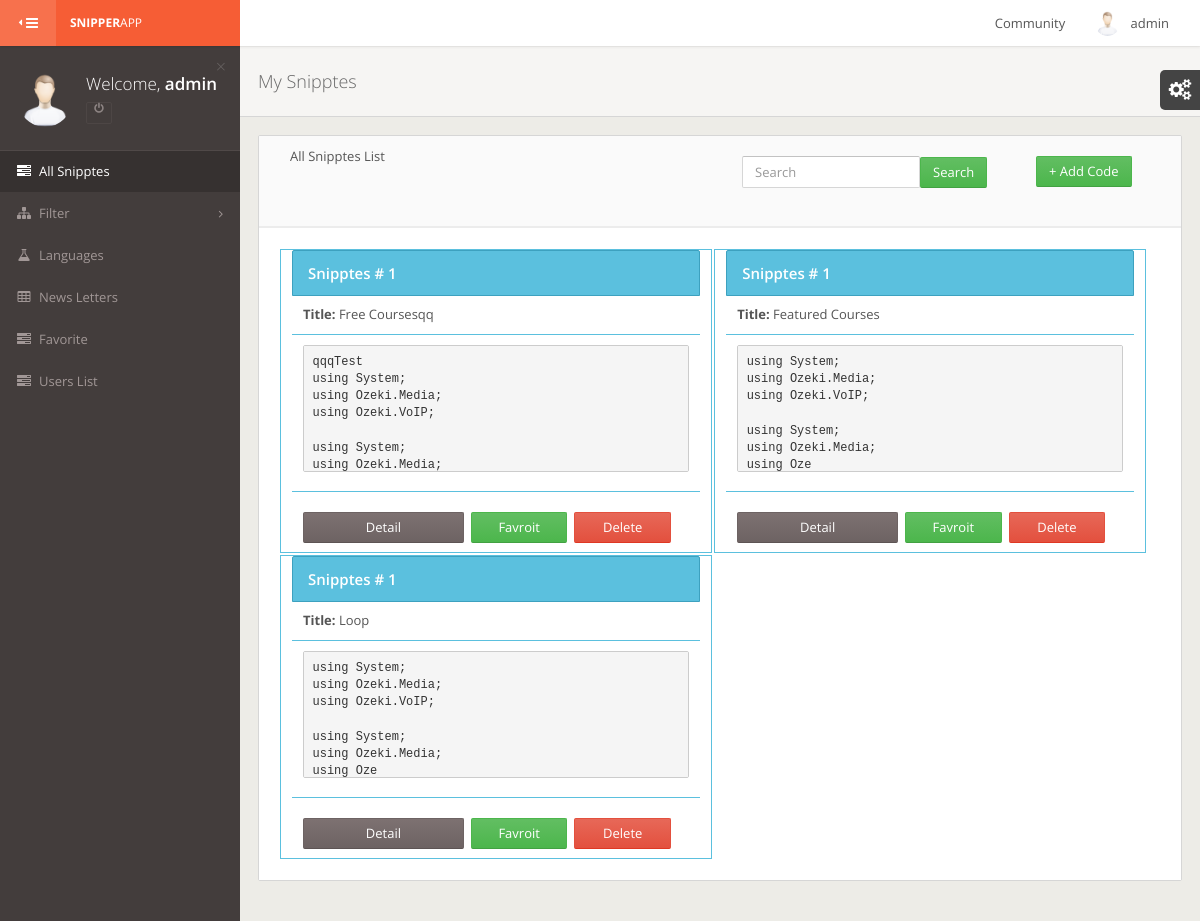
Page /admin/allsnipptes.php (signed in) on the committed database.
### tables this page shows
CREATE TABLE IF NOT EXISTS `uprofile` (
  `id` int(11) NOT NULL auto_increment,
  `fname` varchar(100) NOT NULL,
  `name` varchar(100) NOT NULL,
  `email` varchar(100) NOT NULL,
  `Password` varchar(100) NOT NULL,
  `birthday` varchar(100) NOT NULL,
  `Country` varchar(100) NOT NULL,
  `Location` varchar(100) NOT NULL,
  `contact` text NOT NULL,
  `gender` varchar(10) NOT NULL,
  `photo` text NOT NULL,
  `status` varchar(100) NOT NULL default 'a',
  PRIMARY KEY  (`id`)
);

CREATE TABLE IF NOT EXISTS `addsnippts` (
  `sniptsid` int(11) NOT NULL auto_increment,
  `title` varchar(250) NOT NULL,
  `user` varchar(250) NOT NULL,
  `languages` varchar(250) NOT NULL,
  `description` text NOT NULL,
  `date` timestamp NOT NULL default CURRENT_TIMESTAMP on update CURRENT_TIMESTAMP,
  `snippts_status` varchar(20) NOT NULL default 'A',
  `gernal_status` varchar(30) NOT NULL,
  PRIMARY KEY  (`sniptsid`)
);

### admin/allsnipptes.php (the view)
<?php include "header.php";
$select ="select * from addsnippts order by sniptsid DESC";
$res  =  mysql_query($select);
 ?>
   <div id="content-wrapper">
		<div class="page-header">
			<h1>My Snipptes</h1>
		</div>
		<div class="row">
			<div class="col-sm-12">
				<div class="panel">
					<div class="panel-heading">
						<div class="col-xs-6">All Snipptes List</div>
                        <div class="col-xs-4">
                        		<form name="SearchForm" class="navbar-form pull-left" action="all_snipptes_search.php" method="post">
									<input type="text" name="search" class="form-control searchEquil" placeholder="Search"><input class="btn btn btn-success btn-md" type="submit" name="SearchForm" value="Search" />
								</form>
                               </div>
                        <div class="col-xs-2" style="margin-bottom:1px; display:block;">
            				<form name="#" class="navbar-form pull-left">
                            <a class="btn btn-success btn-md" href="addSnipts.php">+ Add Code</a>
                            </form>
                        </div>
                        <span class="panel-title"> &nbsp;</span>
					</div>
					<div class="panel-body">
<?php
while($row=mysql_fetch_array($res))
{
$sr = 1;
	$codefull = $row['description'];
	$codeShort = substr($codefull,0,100);
	$snipid = $row['sniptsid']
	 ?>
<div class="col-xs-6 bord">
    <div class="table-info">
        <div class="table-header">
            <div class="table-caption">
                Snipptes # <?php echo $sr; ?>
            </div>
        </div>
        <div class="col-xs-12 bordbottom"><b>Title:&nbsp;</b><?php echo $row['title']; ?></div>
        <div class="col-xs-12 bordbottom"><pre><?php echo $codeShort ?></pre></div>
        <div class="col-xs-12 bordbottom bordnone"></div>
        <div class="col-xs-12">
            <div class="col-xs-5 btn btn-primary marginright"><a href="mysnipptes_detail.php?snipid=<?php echo $snipid ;?>">Detail</a></div>
            <div class="col-xs-3 btn btn-success marginright"><a href="favorite.php?snipid=<?php echo $snipid ;?>&userid=<?php echo $UserSessions;?>">Favroit</a></div>
            <div class="col-xs-3 btn btn-danger marginright"><a onClick="return confirm('Are you sure to delete this record ?');" href="Delstnipts.php?id=<?php  echo $snipid;?>">Delete</a></div>
        </div>
      </div>
</div>
<?php } ?>
					</div>
				</div>
							</div>
						</div>
</div>
<?php include "footer.php"; ?>

### admin/header.php (shortened to what this page needs)
<?php
$UserSessions	= $_SESSION['user_sess'];
$querySesion   =  "SELECT * FROM uprofile WHERE email = '$UserSessions'";
$resSesion   =  mysql_query($querySesion) or die(mysql_error());
while($rowSesion  =  mysql_fetch_array($resSesion))
{
  $UserFirstName    = $rowSesion['fname'];
}
?>
<!DOCTYPE html>
 <html class="gt-ie8 gt-ie9 not-ie">
<head>
	<link href="assets/stylesheets/bootstrap.min.css" rel="stylesheet" type="text/css">
	<link href="assets/stylesheets/landerapp.min.css" rel="stylesheet" type="text/css">
	<link href="assets/stylesheets/widgets.min.css" rel="stylesheet" type="text/css">
	<link href="assets/stylesheets/rtl.min.css" rel="stylesheet" type="text/css">
	<link href="assets/stylesheets/themes.min.css" rel="stylesheet" type="text/css">
</head>
<body class="theme-default main-menu-animated">
<div id="main-wrapper">
	<div id="main-navbar" class="navbar navbar-inverse" role="navigation">
		<button type="button" id="main-menu-toggle"><i class="navbar-icon fa fa-bars icon"></i><span class="hide-menu-text">HIDE MENU</span></button>
		<div class="navbar-inner">
			<div class="navbar-header">
				<a href="profile.php" class="navbar-brand">
					<strong>Snipper</strong>App
				</a>
			</div>
			<div id="main-navbar-collapse" class="collapse navbar-collapse main-navbar-collapse">
				<div>
					<div class="right clearfix">
                        <ul class="nav navbar-nav pull-right right-navbar-nav">
							<li class="dropdown">
								<a href="#" class="dropdown-toggle user-menu" data-toggle="dropdown">
									<img src="<?php echo '../photo/admin.png'?>" alt="<?php echo '../'.$MyPhoto;?>">
									<span><?php echo $_SESSION['user_sess']; ?></span>
								</a>
							</li>
						</ul>
                        <ul class="nav navbar-nav pull-right right-navbar-nav">
							<li class="dropdown">
								<a href="community.php">
									<span><?php echo 'Community' ?></span>
								</a>
							</li>
						</ul>
					</div>
				</div>
			</div>
		</div>
	</div>
	<div id="main-menu" role="navigation">
		<div id="main-menu-inner">
			<div class="menu-content top" id="menu-content-demo">
				<div>
					<div class="text-bg"><span class="text-slim">Welcome,</span> <span class="text-semibold"><?php echo $UserFirstName ?></span></div>
					<img src="<?php echo '../photo/admin.png'; ?>" alt="" class="">
					<div class="btn-group">
						<a name="logout" title="logout" href="../logout.php" class="btn btn-xs btn-danger btn-outline dark"><i class="fa fa-power-off"></i></a>
					</div>
					<a href="#" class="close">&times;</a>
				</div>
			</div>
			<ul class="navigation">
				<li class="active">
					<a href="allsnipptes.php"><i class="menu-icon fa fa-tasks"></i><span class="mm-text">All Snipptes</span></a>
				</li>
                <li class="mm-dropdown">
					<a href="#"><i class="menu-icon fa fa-sitemap"></i><span class="mm-text">Filter</span></a>
				</li>
				<li>
					<a href="languages.php"><i class="menu-icon fa fa-flask"></i><span class="mm-text">Languages</span></a>
				</li>
				<li>
					<a href="#"><i class="menu-icon fa fa-table"></i><span class="mm-text">News Letters</span></a>
				</li>
				<li>
					<a href="faveret.php"><i class="menu-icon fa fa-tasks"></i><span class="mm-text">Favorite</span></a>
				</li>
				<li>
					<a href="users.php"><i class="menu-icon fa fa-tasks"></i><span class="mm-text">Users List</span></a>
				</li>
			</ul>
		</div>
	</div>

### admin/header.php (style rules this page uses)
.bord { border: 1px solid #5bc0de; height: 305px !important; margin: 1px; max-height: 304px; width: 49% !important; }
.bordbottom { border-bottom: 1px solid #5bc0de; padding: 10px 0; }
.bordnone { border:none !important; }
.marginright { margin-right:7px !important; margin-bottom:7px !important; }
.marginright a { color:#fff !important; }
pre { height: 127px !important; max-height: 128px !important; }

### rows in the picture
uprofile: fname "admin"
addsnippts: sr "1", title "Free Coursesqq", description "qqqTest using System; using Ozeki.Media; using Ozeki.VoIP; using System; using Ozeki.Media;"
addsnippts: sr "1", title "Featured Courses", description "using System; using Ozeki.Media; using Ozeki.VoIP; using System; using Ozeki.Media; using Oze"
addsnippts: sr "1", title "Loop", description "using System; using Ozeki.Media; using Ozeki.VoIP; using System; using Ozeki.Media; using Oze"

### other values in the picture
$_SESSION['user_sess'] "admin"
